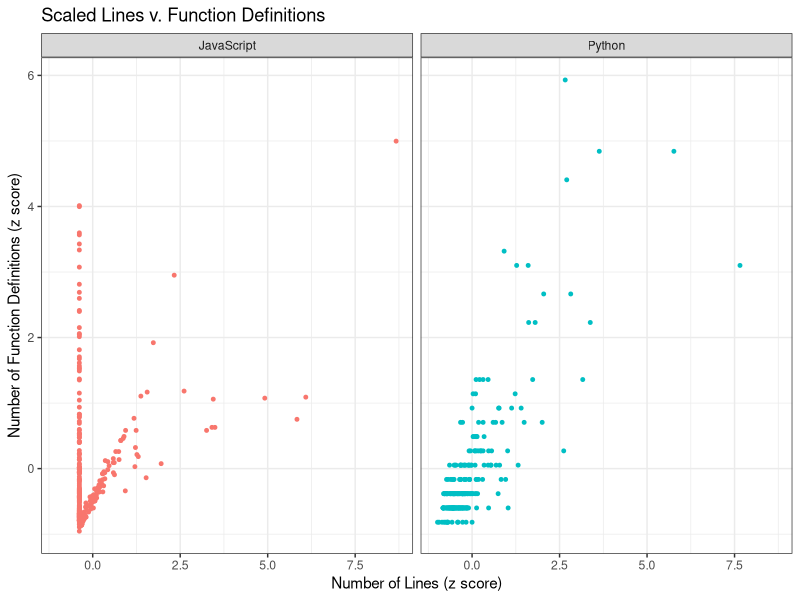
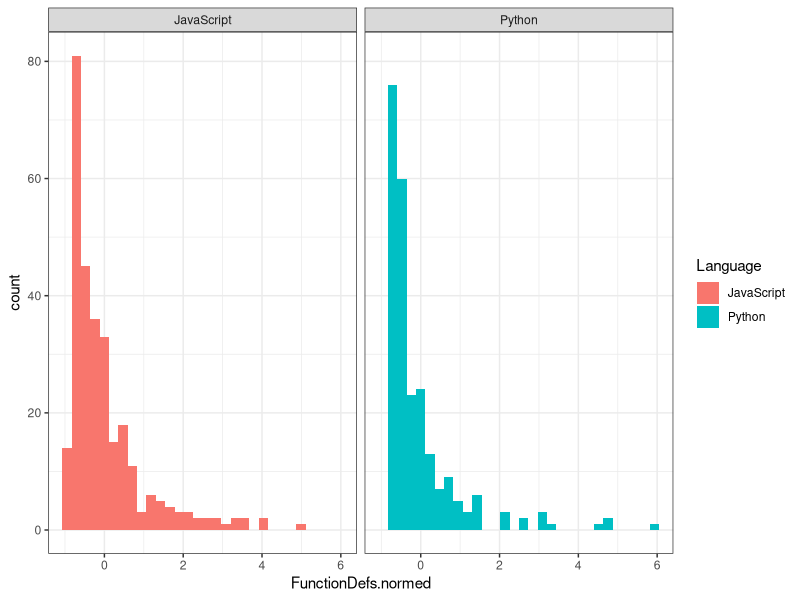

Source code (R) for these figures, in order:
## ---- chunk 1
knitr::opts_chunk$set(echo = TRUE)
## ---- chunk 2
# here is where I would like a block image to go for each lesson. Imagery is important to engage the learner.
## ---- chunk 3
library(ggplot2)
library(dplyr)

## ---- chunk 4

py = read.csv("../bin/PythonFiles/Stats/python_stats.csv")
colnames(py) <- c("Lines","FunctionDefs")
length(py$Lines)
#240 python programs
py$Language = "Python"

# JS programs
js = read.csv("../bin/JSFiles/Stats/js_stats.csv")
colnames(js) <- c("Lines","FunctionDefs")
js$Language= "JavaScript"

data = rbind(py,js)
## ---- chunk 5
#we need to normalize this stuff
data = data %>% 
  group_by(Language) %>%
  mutate(Lines.normed = scale(Lines)) %>%
  mutate(FunctionDefs.normed = scale(FunctionDefs))



## ---- chunk 6

plt = ggplot(data,aes(Lines.normed,FunctionDefs.normed))+
  facet_wrap(~Language)+
  geom_point(aes(colour=Language),size=1, show.legend=FALSE)+
  #geom_vline(xintercept=mean(data$Lines),colour="red",linetype="dashed")+
  #geom_hline(yintercept=mean(data$FunctionDefs),colour="red",linetype="dashed")+
  ggtitle("Scaled Lines v. Function Definitions")+
  xlab("Number of Lines (z score)")+
  ylab("Number of Function Definitions (z score)")+
  
  theme_bw()
  
plt
#ggsave("lines_and_defs.png",plt)


## ---- chunk 7
cor(data$FunctionDefs[data$Language=="JavaScript"],data$Lines[data$Language=="JavaScript"])

data2 = data[data$FunctionDefs>=10 & data$Lines>=200,]
cor(data2$FunctionDefs,data2$Lines)
## ---- chunk 8
plt = ggplot(data, aes(FunctionDefs.normed,fill=Language))+
  geom_histogram()+
  #geom_density()+
  facet_wrap(~Language)+
  theme_bw()
plt
shapiro.test(data$FunctionDefs[data$Language=="JavaScript"])



